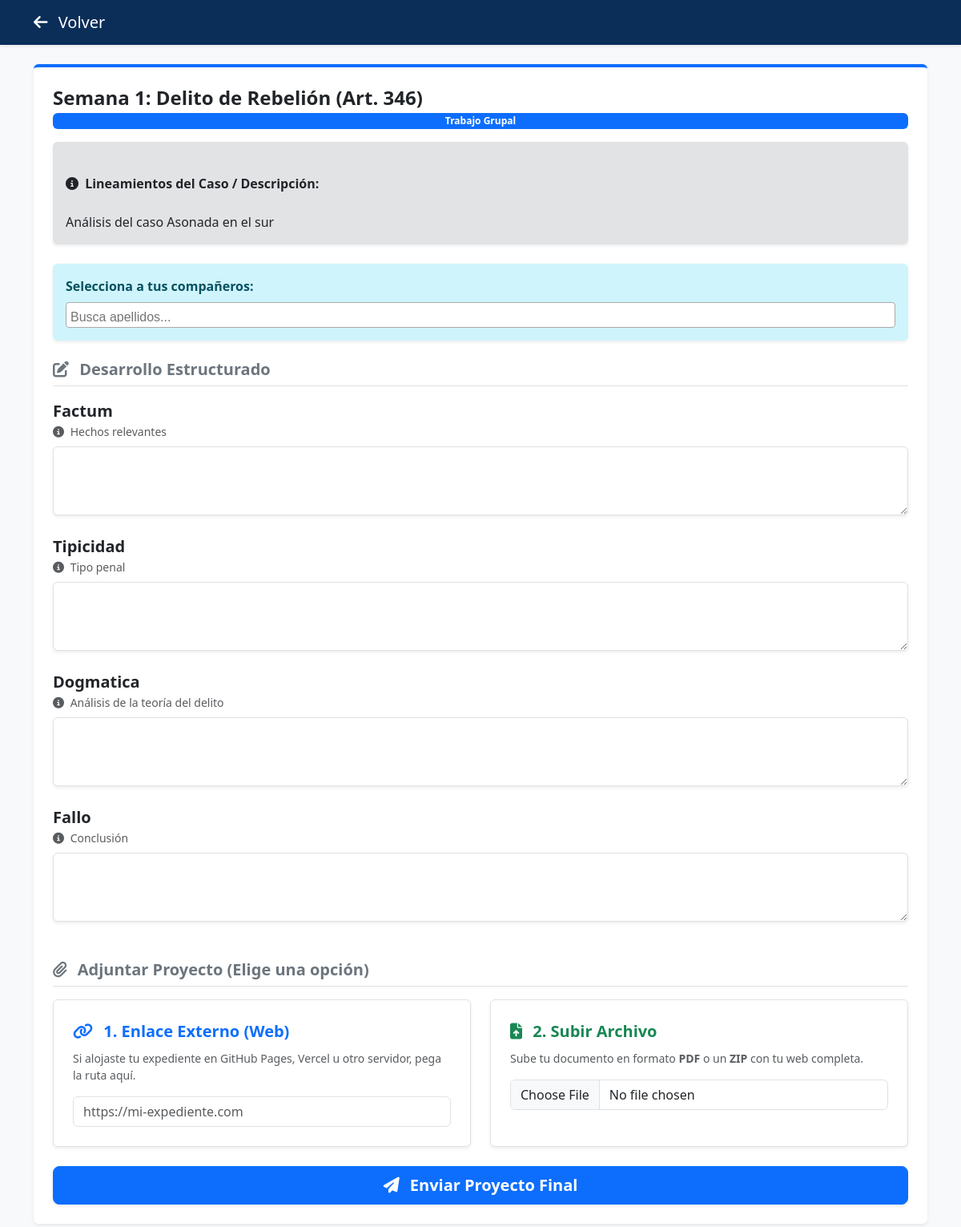
Screenshot of /subir_ficha.php?id=10 (signed in) with the database file from the repository.
### tables this page shows
CREATE TABLE `actividades_fichas` (
  `id` int(11) NOT NULL,
  `curso_id` int(11) NOT NULL,
  `titulo_caso` varchar(200) NOT NULL,
  `fecha_inicio` datetime NOT NULL DEFAULT current_timestamp(),
  `fecha_cierre` datetime NOT NULL,
  `descripcion` text DEFAULT NULL,
  `fecha_limite` datetime DEFAULT NULL,
  `estructura_campos` text DEFAULT NULL,
  `tipo_trabajo` varchar(20) DEFAULT 'Grupal',
  `max_integrantes` int(11) DEFAULT 5,
  `secciones_json` text DEFAULT NULL,
  `habilitado` tinyint(1) NOT NULL DEFAULT 0 COMMENT '0: Oculto, 1: Visible para alumnos'
);

### subir_ficha.php (the view, shortened to what this page needs)
<?php
require_once 'config/conexion.php';
$actividad_id = $_GET['id'] ?? null;
$stmt_act = $pdo->prepare("SELECT a.*, c.nombre_curso FROM actividades_fichas a JOIN cursos c ON a.curso_id = c.id WHERE a.id = ? AND a.habilitado = 1");
$stmt_act->execute([$actividad_id]);
$actividad = $stmt_act->fetch(PDO::FETCH_ASSOC);
$es_grupal = ($actividad['tipo_trabajo'] === 'Grupal');
$secciones = [];
if (!empty($actividad['secciones_json'])) {
    $secciones = json_decode($actividad['secciones_json'], true);
} else {
    $secciones = [['titulo' => 'Desarrollo General', 'guia' => 'Escriba aquí su respuesta']];
}
?>
<!DOCTYPE html>
<html lang="es">
<head>
    <link href="https://cdn.jsdelivr.net/npm/bootstrap@5.3.0/dist/css/bootstrap.min.css" rel="stylesheet">
    <link href="https://cdn.jsdelivr.net/npm/select2@4.1.0-rc.0/dist/css/select2.min.css" rel="stylesheet" />
    <link rel="stylesheet" href="https://cdnjs.cloudflare.com/ajax/libs/font-awesome/6.4.0/css/all.min.css">
</head>
<body>
    <nav class="navbar navbar-dark bg-unap shadow-sm">
        <div class="container"><a class="navbar-brand" href="ver_casos.php?curso_id=<?= $actividad['curso_id'] ?>"><i class="fas fa-arrow-left me-2"></i> Volver</a></div>
    </nav>
    <main class="container py-4">
        <div class="card shadow-sm border-0 p-4 border-top border-4 border-primary">
            <h4 class="fw-bold mb-1"><?= htmlspecialchars($actividad['titulo_caso']) ?></h4>
            <span class="badge bg-<?= $es_grupal ? 'primary' : 'secondary' ?> mb-3"><?= $es_grupal ? 'Trabajo Grupal' : 'Trabajo Individual' ?></span>
            <?php if (!empty($actividad['descripcion'])): ?>
            <div class="alert alert-secondary text-dark shadow-sm border-0 mb-4" style="text-align: justify; white-space: pre-line;">
                <strong><i class="fas fa-info-circle me-1"></i> Lineamientos del Caso / Descripción:</strong><br>
                <?= htmlspecialchars($actividad['descripcion']) ?>
            </div>
            <?php endif; ?>
            <form action="" method="POST" enctype="multipart/form-data">
                <?php if ($es_grupal): ?>
                <div class="alert alert-info p-3 mb-4 shadow-sm border-0">
                    <label class="fw-bold mb-2">Selecciona a tus compañeros:</label>
                </div>
                <?php endif; ?>
                <h5 class="fw-bold border-bottom pb-2 mb-3 mt-4 text-secondary"><i class="fas fa-edit me-2"></i> Desarrollo Estructurado</h5>
                <?php foreach($secciones as $sec): ?>
                    <div class="mb-4">
                        <label class="fw-bold text-dark fs-5"><?= htmlspecialchars($sec['titulo']) ?></label>
                        <p class="small text-muted mb-2"><i class="fas fa-info-circle me-1"></i> <?= htmlspecialchars($sec['guia']) ?></p>
                        <textarea class="form-control shadow-sm" name="respuestas[<?= htmlspecialchars($sec['titulo']) ?>]" rows="3" required></textarea>
                    </div>
                <?php endforeach; ?>
                <h5 class="fw-bold border-bottom pb-2 mb-3 mt-5 text-secondary"><i class="fas fa-paperclip me-2"></i> Adjuntar Proyecto (Elige una opción)</h5>
                <div class="row g-4 mb-4">
                    <div class="col-md-6">
                        <div class="p-4 bg-white rounded border h-100 shadow-sm">
                            <label class="fw-bold text-primary mb-2 fs-5"><i class="fas fa-link me-2"></i> 1. Enlace Externo (Web)</label>
                            <p class="small text-muted mb-3">Si alojaste tu expediente en GitHub Pages, Vercel u otro servidor, pega la ruta aquí.</p>
                            <input type="url" name="url_externa" class="form-control" placeholder="https://mi-expediente.com">
                        </div>
                    </div>
                    <div class="col-md-6">
                        <div class="p-4 bg-white rounded border h-100 shadow-sm">
                            <label class="fw-bold text-success mb-2 fs-5"><i class="fas fa-file-upload me-2"></i> 2. Subir Archivo</label>
                            <p class="small text-muted mb-3">Sube tu documento en formato <strong>PDF</strong> o un <strong>ZIP</strong> con tu web completa.</p>
                            <input type="file" name="anexos[]" class="form-control" accept=".pdf, .zip">
                        </div>
                    </div>
                </div>
                <button type="submit" class="btn btn-primary w-100 fw-bold btn-lg shadow-sm"><i class="fas fa-paper-plane me-2"></i> Enviar Proyecto Final</button>
            </form>
        </div>
    </main>
</body>
</html>

### subir_ficha.php (style rules this page uses)
body { background-color: #f8f9fa; }
.bg-unap { background-color: #0b2e59; }

### rows the page displays
actividades_fichas: titulo_caso "Semana 1: Delito de Rebelión (Art. 346)", descripcion "Análisis del caso Asonada en el sur"

### other values shown
$sec['titulo'] "Factum"
$sec['guia'] "Hechos relevantes"
$sec['titulo'] "Tipicidad"
$sec['guia'] "Tipo penal"
$sec['titulo'] "Dogmatica"
$sec['guia'] "Análisis de la teoría del delito"
$sec['titulo'] "Fallo"
$sec['guia'] "Conclusión"
